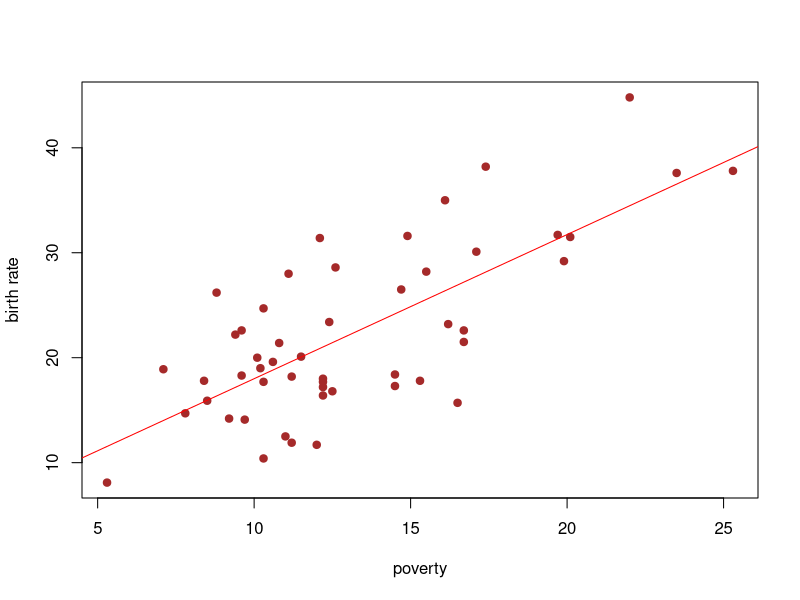
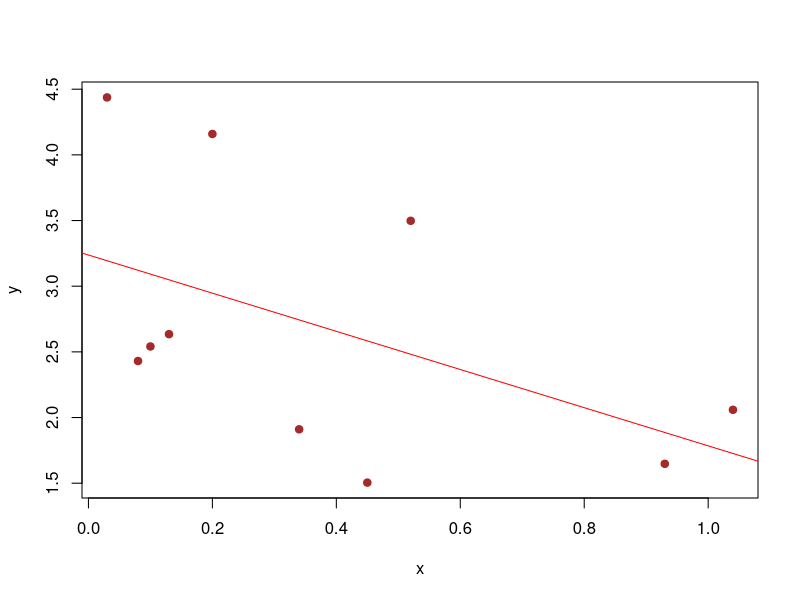

These charts were generated, in order, by the following R code:
# hw08

# 1. 

data = read.table("../data/poverty.txt", 
                  sep="\t", header=T)
data

data[,2:3]   # the 2 and 3 columns

plot(data[,3] ~ data[,2], xlab='poverty', ylab='birth rate', 
      pch = 19, col = "brown")
abline(lm(data[,3] ~ data[,2], data=data), col='red')  # the regression line

#-----------------
result = lm(data[,3] ~ data[,2], data=data)
summary(result)   # use 'summary' to see the whole explanation 
#-----------------

# The estimate 1.3733 of the coefficient 𝑏 is significantly greater than 0 with the pvalue
# < 0.01, indicating that the birth rate and the poverty rate are positively correlated, i.e.,
# the birth rate increases as the poverty rate increases.

# We conclude that the birth rate and the poverty rate are positively correlated which
# can be modeled by a linear regression 𝑌 = 4.26 + 1.37𝑋 where Y is the birth rate
# and X is the poverty rate. We can use this linear equation to predict the birth rate for a
# new poverty rate. 

#==============================================
# 2. 
x = c(0.1, 0.2, 0.45, 0.13, 0.08, 0.52, 0.34, 1.04, 0.93, 0.03)
err = rnorm(10, mean=0, sd=sqrt(1.4))
a = 3
b = 0
y = a + b * x + err
y
plot(y ~ x, xlab='x', ylab='y', 
     pch = 19, col = "brown")
abline(lm(y~x, data=data), col='red')  # the regression line

result = lm(y~x)
summary(result)

# H0: b=0    H1: b!=0
# p-value = 0.888 > 0.05
# We 
